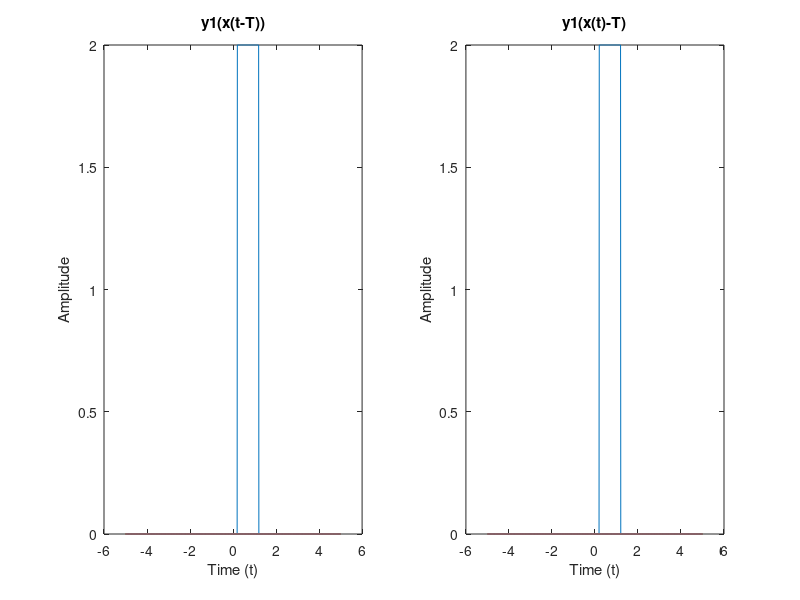

Write the MATLAB code that produced this figure.
Fs=100;
duration=10;
t=(-duration/2:1/Fs:duration/2);

function system_y1=y1(signal)
    system_y1=2.*signal;
end

function x1=signal_x1(time)
    x1=(time>=0)-((time-1)>=0);
end


delay=20;

input_signal=signal_x1(t);

shifted_input=zeros(length(t));

for i=1:1:length(t)
    k=i+delay;
    if i<=length(t)
        shifted_input(k)=input_signal(i);
    end
end

system_shifted_signal_output=y1(shifted_input);


system_output=y1(input_signal);
shifted_system_output=zeros(length(t));

for i=1:1:length(t)
    k=i+delay;
    if i<=length(t)
        shifted_system_output(k)=system_output(i);
    end
end

figure;
subplot(1,2,1);
plot(t,system_shifted_signal_output);
title("y1(x(t-T))");
xlabel("Time (t)");
ylabel("Amplitude")

subplot(1,2,2);
plot(t,shifted_system_output);
title("y1(x(t)-T)");
xlabel("Time (t)");
ylabel("Amplitude")

if system_shifted_signal_output-shifted_system_output==0
    disp("System is time invariant");
else
    disp("System is time variant");
end